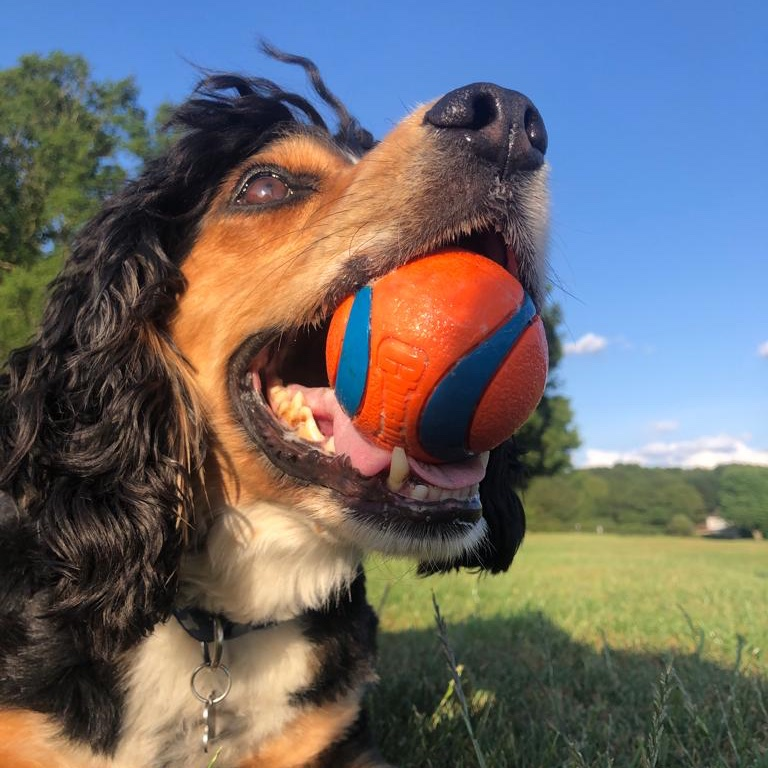
#> input picture images/pic1.jpg, 768 x 768 px
$ jupyter execute --allow-errors example.ipynb   (shell and % lines are left out)
#> lines starting #> are read from the running program, lines starting #| are printed output that depends on the picture
#> further down, im_in is the input picture: shape (768, 768, 3); mean B, G, R 107.7, 106.2, 108
#| (768, 768, 3)
#| (768, 768, 3)
### src/pypxl.py
#!/usr/bin/env python
# -*- coding: utf-8 -*-

import cv2
from sklearn.cluster import MiniBatchKMeans
import numpy as np

def process_frame(im, width, height, n_clusters=16, prescale_size=None, return_scaled = True):
#> called with width = 96, height = 96, n_clusters = 30, return_scaled = False
    h, w = im.shape[:2]
#> h = 768; w = 768

    # Apply optional prescale to source image
    if prescale_size is not None:
        im = cv2.resize(im, prescale_size, interpolation=cv2.INTER_LINEAR)

    im0 = im_quantize(im, n_clusters)

    # Quantize (cluster colors) and resample (subsample+supersample)
    im1,im2 = im_resample(im0, width, height, w, h)

    if return_scaled:
        return im2
    else:
        return im1

def im_resample(im, subsample_width, subsample_height, resample_width, resample_height):
    # Subsample to pixelate
    # im_subsample = cv2.resize(im, (subsample_width, subsample_height), interpolation=cv2.INTER_LINEAR)
    im_subsample = cv2.resize(im, (subsample_width, subsample_height), interpolation=cv2.INTER_NEAREST)
    im_rescale = cv2.resize(im_subsample, (resample_width, resample_height), interpolation=cv2.INTER_NEAREST)

    return (im_subsample, im_rescale)

def im_quantize(im, n_clusters):
#> called with n_clusters = 30
    h, w = im.shape[:2]
#> h = 768; w = 768

    # Convert the image from the BGR color space to the L*a*b* color space.
    # Since we will be clustering using k-means which is based on the euclidean
    # distance, we'll use the L*a*b* color space where the euclidean distance
    # implies perceptual meaning
    im_colorspace = cv2.cvtColor(im, cv2.COLOR_BGR2LAB)
#> im_colorspace: shape (768, 768, 3); mean of channels 0, 1, 2 114.8, 132.7, 129

    # - Reshape the image into a feature vector so that k-means can be applied
    # - Apply k-means using the specified number of clusters and then
    #   create the quantized image based on the predictions
    clt = MiniBatchKMeans(n_clusters=n_clusters, n_init=8)
    labels = clt.fit_predict(im_colorspace.reshape((w * h, 3)))
    im_quant_colorspace = clt.cluster_centers_.astype(np.uint8)[labels].reshape((h, w, 3))
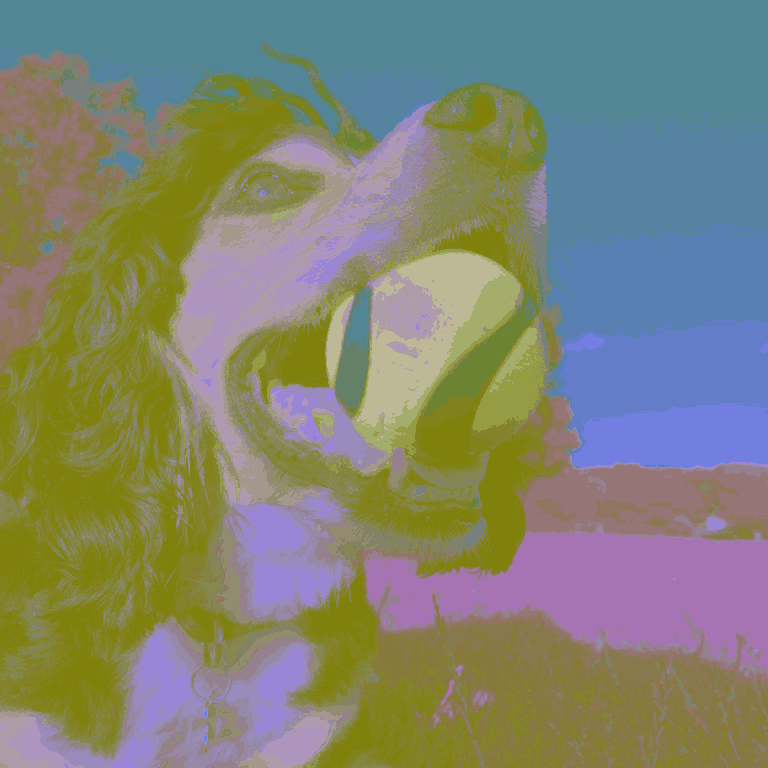
#> im_quant_colorspace: shape (768, 768, 3); mean of channels 0, 1, 2 114.2, 132.2, 128.5; drawn as B, G, R

    # Convert from L*a*b* back to BGR
    return cv2.cvtColor(im_quant_colorspace, cv2.COLOR_LAB2BGR)
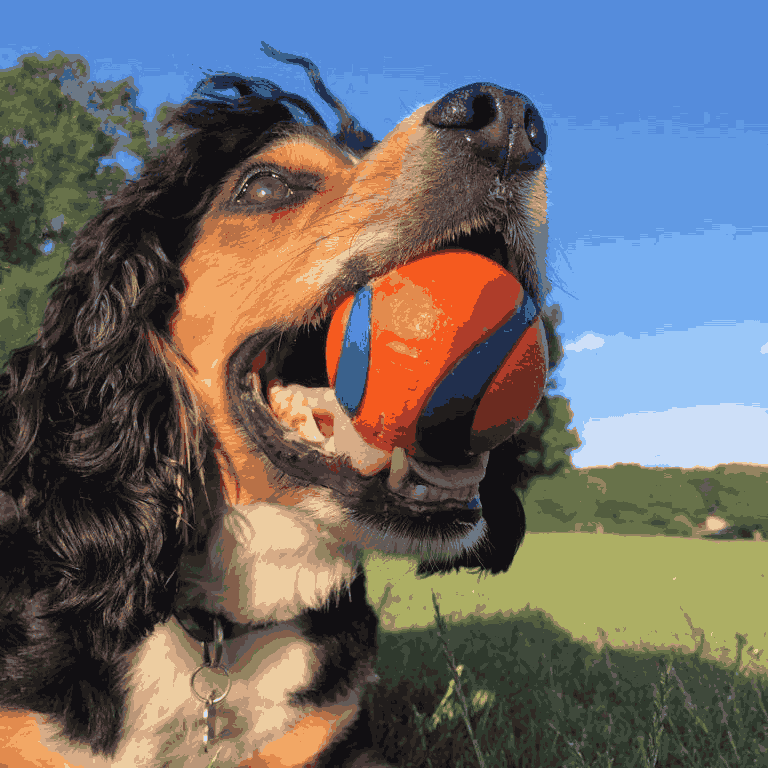
#> returned value: shape (768, 768, 3); mean B, G, R 108.2, 106.2, 106.5

### src/example.ipynb
# LegoIzer

A tool to play around with images to create lego mosaic

### References / useful material
* https://rebrickable.com/downloads/
*

[cell 1]
import cv2
from pypxl import process_frame
from utils import string_to_rgb
import numpy as np
import scipy

# import skimage
import pandas as pd

from matplotlib import pyplot as plt

[cell 2]
# !pip list

### Process colors file

[cell 3]
colors_file = "../data/colors.xml"
#> (the rest of this cell did not finish here and is left out)

#> (a cell that did not finish here is left out)

### Process image

[cell 5]
fn = "../images/pic1.jpg"
im_in = cv2.imread(fn, cv2.IMREAD_COLOR)
print(im_in.shape)

[cell 6]
RGB_im_orig = cv2.cvtColor(im_in, cv2.COLOR_BGR2RGB)
print(RGB_im_orig.shape)
plt.imshow(RGB_im_orig)

[cell 7]
num_clusters = 30

n_accross = 3
n_down = n_accross
base_size = 32
lego_unit_mm = 1.6    # lego measure in units of 1.6mm
size_11_mm = 5 * 1.6  # 1x1 is 5 lego units
cost_per_brick = 0.06 # from pick-a-brick

size_0 = n_accross*base_size
size_1 = n_down*base_size

# prescale_size = (128,128)
prescale_size = None

im_out = process_frame(im_in,
                       size_0,
                       size_1,
                       num_clusters,
                       prescale_size,
                       False
                      )
#> in im_resample, `im_subsample = cv2.resize(im, (subsample_width, subsample_height), int..`:
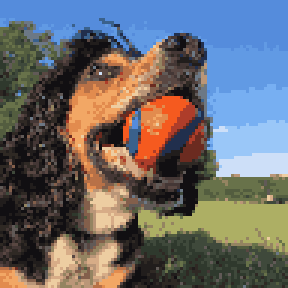
#> im_subsample: shape (96, 96, 3) (shown 3 times larger); mean B, G, R 108.3, 105.9, 106
#> in im_resample, `im_rescale = cv2.resize(im_subsample, (resample_width, resample_height..`:
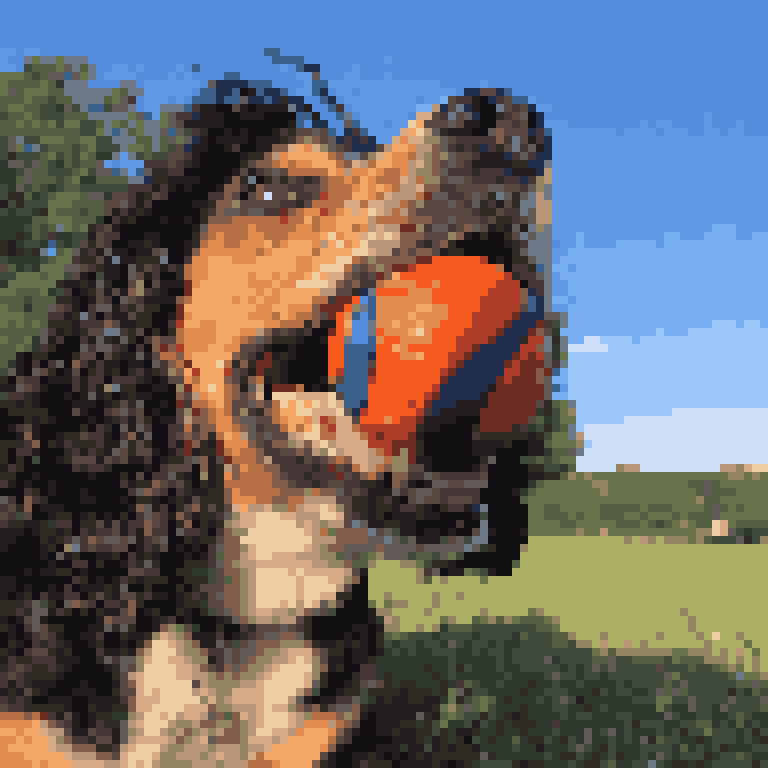
#> im_rescale: shape (768, 768, 3); mean B, G, R 108.3, 105.9, 106

RGB_im = cv2.cvtColor(im_out, cv2.COLOR_BGR2RGB)
plt.imshow(RGB_im);

[cell 8]
# illuminants = ['D50', 'D55', 'D65']
# LAB_im = skimage.color.rgb2lab(RGB_im, illuminant='D65')

[cell 9]
# [9 lines of commented-out code are left out]

[cell 10]
# Create the map for this image
im_out_lab = cv2.cvtColor(im_out, cv2.COLOR_BGR2LAB)
#> im_out_lab: shape (96, 96, 3); mean of channels 0, 1, 2 113.8, 132.1, 128.2
unique_cols_lab = np.unique(im_out_lab.reshape(-1,3), axis=0).tolist()
#> unique_cols_lab = 30 items, first 6: [11, 130, 126], [28, 129, 129], [43, 130, 132], [50, 132, 108], [58, 121, 134], [62, 133, 131]

#> (the rest of this cell did not finish here and is left out)

[cell 11]
# Apply map to the image
w,h = im_out.shape[:2]
#> w = 96; h = 96
im_out_flat = im_out_lab.reshape(-1,3)

#> (the rest of this cell did not finish here and is left out)
